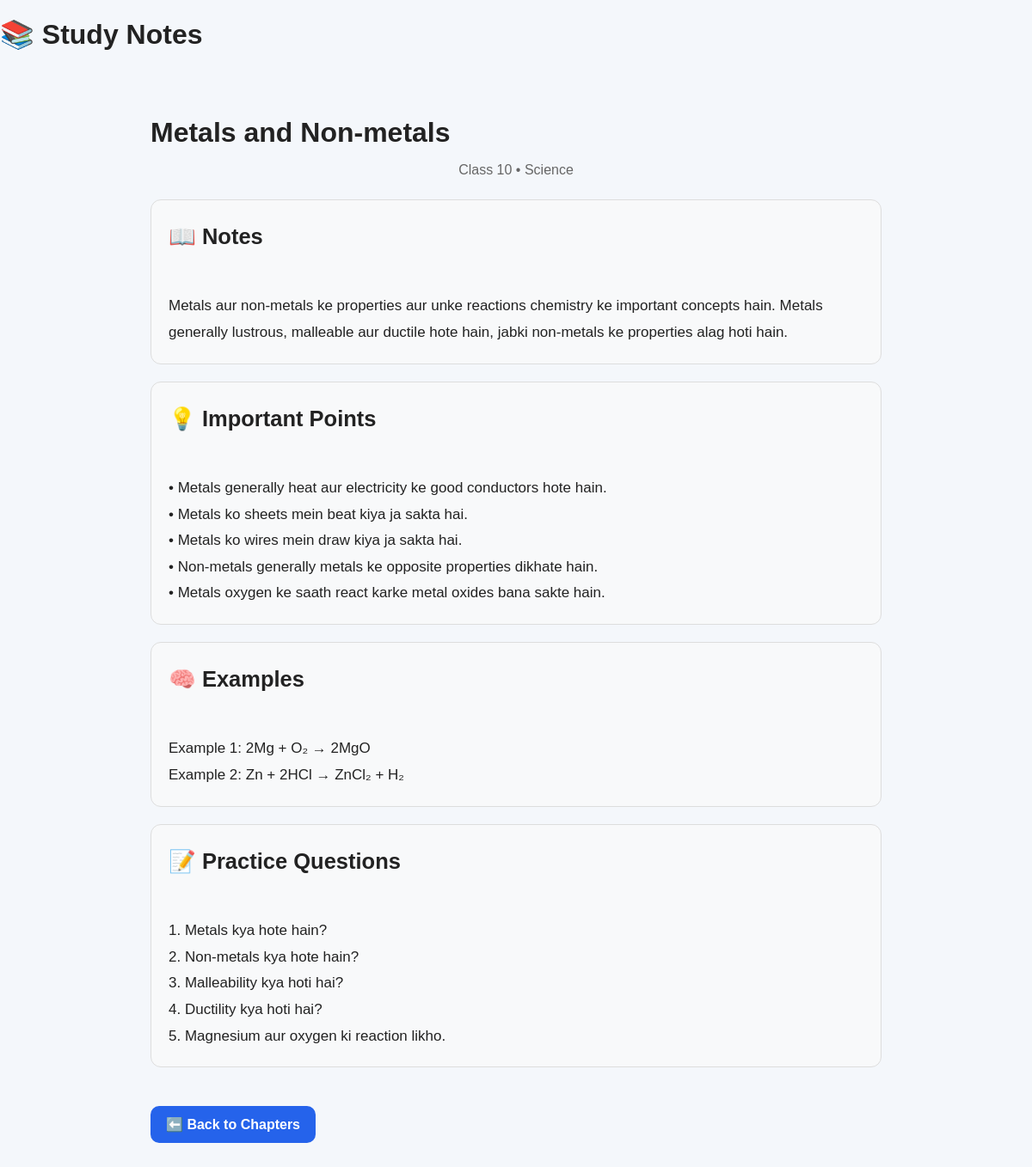
The page /class/10/subject/Science/chapter/3 on the database its author committed.
### tables this page shows
CREATE TABLE notes (
            id INTEGER PRIMARY KEY AUTOINCREMENT,
            class_no INTEGER NOT NULL,
            subject TEXT NOT NULL,
            chapter TEXT NOT NULL,
            title TEXT NOT NULL,
            content TEXT NOT NULL
        );

CREATE TABLE chapter_extras (
            id INTEGER PRIMARY KEY AUTOINCREMENT,
            class_no INTEGER NOT NULL,
            subject TEXT NOT NULL,
            chapter_no INTEGER NOT NULL,
            important_points TEXT,
            examples TEXT,
            practice_questions TEXT
        );

### app.py (the view)
@app.route("/class/<int:class_no>/subject/<subject>/chapter/<int:chapter_no>")
def notes(class_no, subject, chapter_no):
    conn = get_db()
    note = conn.execute(
        """
        SELECT title, content
        FROM notes
        WHERE class_no = ?
        AND subject = ?
        AND chapter LIKE ?
        ORDER BY id ASC
        LIMIT 1
        """,
        (
            class_no,
            subject,
            f"Chapter {chapter_no}%"
        )
    ).fetchone()
    extras = conn.execute(
        """
        SELECT important_points, examples, practice_questions
        FROM chapter_extras
        WHERE class_no = ?
        AND subject = ?
        AND chapter_no = ?
        LIMIT 1
        """,
        (
            class_no,
            subject,
            chapter_no
        )
    ).fetchone()
    conn.close()
    if note is None:
        return "Is chapter ke notes abhi available nahi hain."
    return render_template(
        "notes.html",
        class_no=class_no,
        subject=subject,
        note=note,
        extras=extras
    )

### database.py (called while the page is built)
def get_db():
    conn = sqlite3.connect(DB_NAME)
    conn.row_factory = sqlite3.Row
    return conn

### templates/notes.html (shortened to what this page needs)
<!DOCTYPE html>
<html lang="en">
<head>
    <link rel="stylesheet"
          href="{{ url_for('static', filename='style.css') }}">
</head>
<body>
<header>
    <h1>📚 Study Notes</h1>
</header>
<main class="note-page">
    <h1>{{ note["title"] }}</h1>
    <p class="subtitle">
        Class {{ class_no }} • {{ subject }}
    </p>
    <section class="note-content">
        <div class="notes-box">
            <h2>📖 Notes</h2>
            <div class="note-text">
                {{ note["content"] }}
            </div>
        </div>
        {% if extras %}
        <div class="notes-box">
            <h2>💡 Important Points</h2>
            <div class="note-text">
                {{ extras["important_points"] }}
            </div>
        </div>
        <div class="notes-box">
            <h2>🧠 Examples</h2>
            <div class="note-text">
                {{ extras["examples"] }}
            </div>
        </div>
        <div class="notes-box">
            <h2>📝 Practice Questions</h2>
            <div class="note-text">
                {{ extras["practice_questions"] }}
            </div>
        </div>
        {% endif %}
    </section>
    <a class="back"
       href="/class/{{ class_no }}/subject/{{ subject }}">
        ⬅️ Back to Chapters
    </a>
</main>
</body>
</html>

### static/style.css (style rules this page uses)
* { box-sizing: border-box; }
body { margin: 0; font-family: Arial, sans-serif; background: #f4f7fb; color: #222; }
.subtitle { text-align: center; color: #666; margin-bottom: 30px; }
.back { display: inline-block; margin-top: 25px; text-decoration: none; color: #2563eb; }
.subtitle { color: #666; font-size: 16px; margin-bottom: 25px; }
.note-content { font-size: 17px; line-height: 1.8; margin-bottom: 20px; }
.back { display: inline-block; margin-top: 25px; padding: 12px 18px; background: #2563eb; color: white; text-decoration: none; border-radius: 10px; font-weight: bold; }
.note-page { max-width: 900px; margin: 30px auto; padding: 25px; }
.note-page h1 { font-size: 32px; margin-bottom: 5px; }
.subtitle { color: #666; margin-bottom: 25px; }
.note-content { font-size: 17px; line-height: 1.8; }
.note-content h2 { margin-top: 30px; margin-bottom: 12px; }
.notes-box { padding: 20px; margin-bottom: 20px; border-radius: 12px; background: #f8f9fa; border: 1px solid #ddd; }
.notes-box h2 { margin-top: 0; margin-bottom: 12px; }
.note-text { white-space: pre-line; line-height: 1.8; font-size: 17px; }
.note-text::first-line { font-weight: bold; }

### rows shown on the page
notes: title "Metals and Non-metals", content "Metals aur non-metals ke properties aur unke reactions chemistry ke important concepts hain. Metals generally lustrous, malleable aur ductile hote hain, jabki non-metals ke properties alag hoti hain."
chapter_extras: important_points "• Metals generally heat aur electricity ke good conductors hote hain. • Metals ko sheets mein beat kiya ja sakta hai. • Metals ko wires mein draw kiya ja sakta hai. • Non-metals generally metals ke opposite properties dikhate hain. • Metals oxygen ke saath react karke metal oxides bana sakte hain.", examples "Example 1: 2Mg + O₂ → 2MgO Example 2: Zn + 2HCl → ZnCl₂ + H₂", practice_questions "1. Metals kya hote hain? 2. Non-metals kya hote hain? 3. Malleability kya hoti hai? 4. Ductility kya hoti hai? 5. Magnesium aur oxygen ki reaction likho."

### other values the page prints
{{ class_no }} "10"
{{ subject }} "Science"
